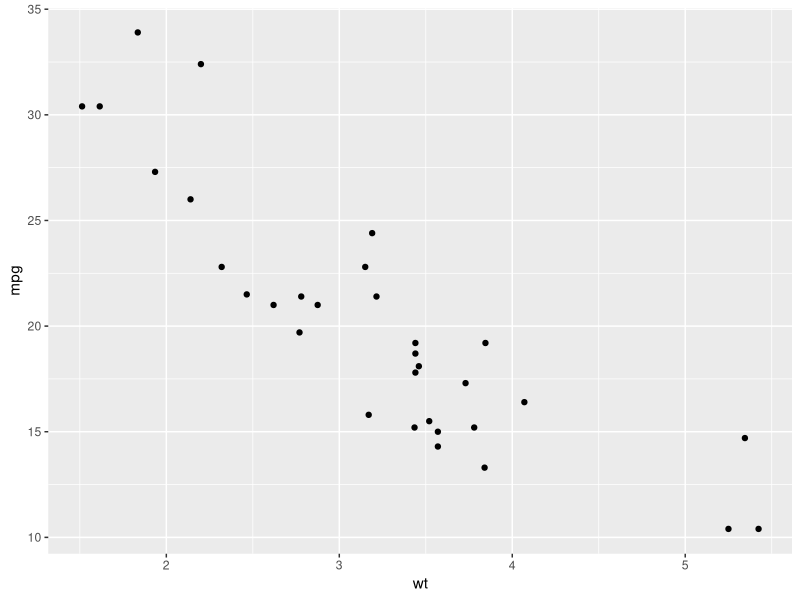
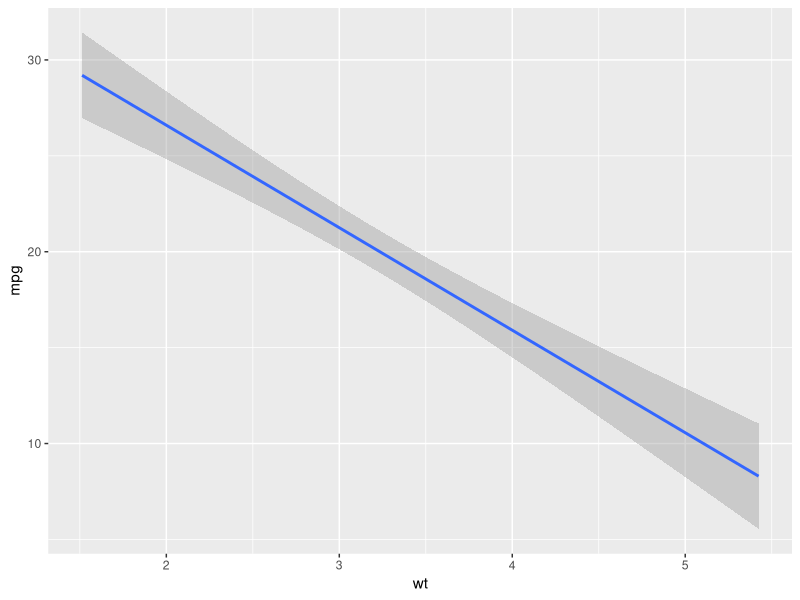
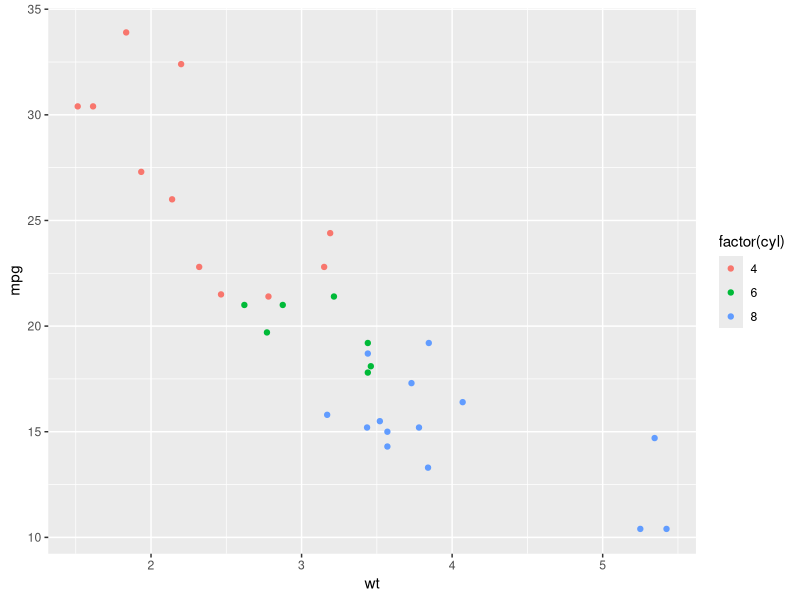
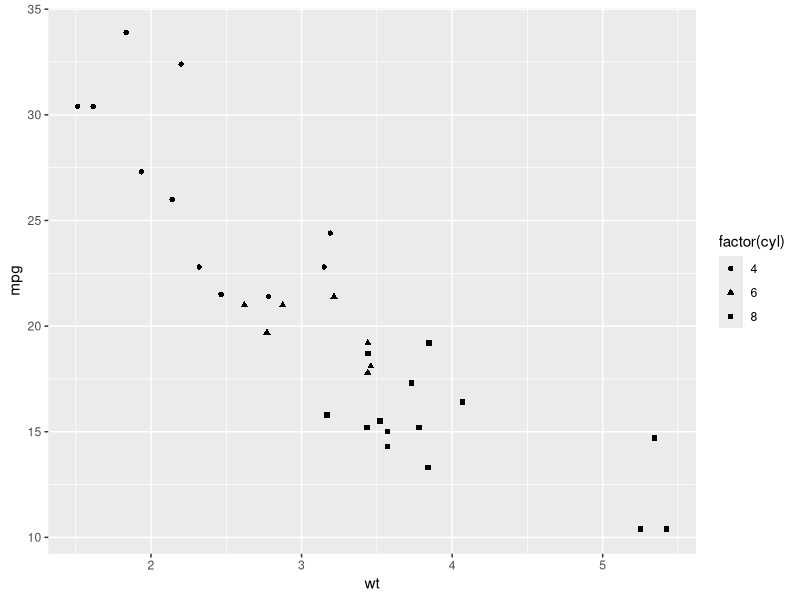
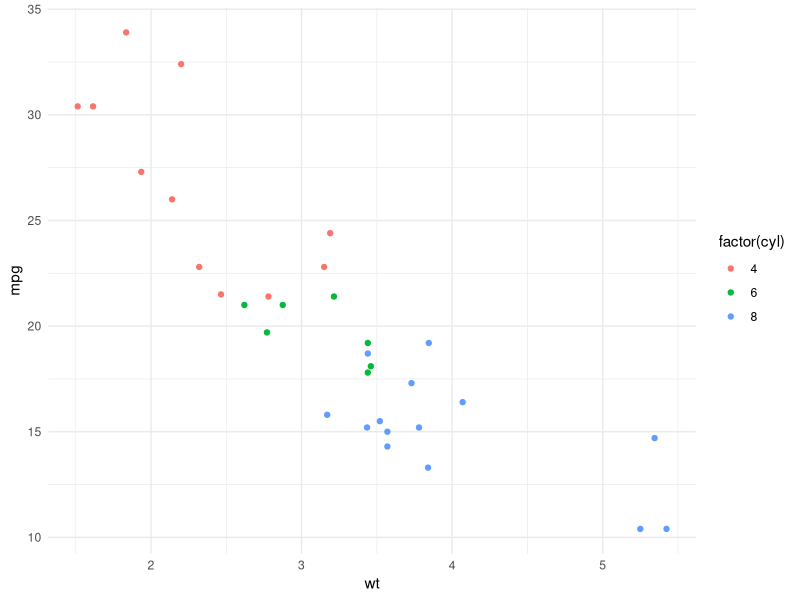
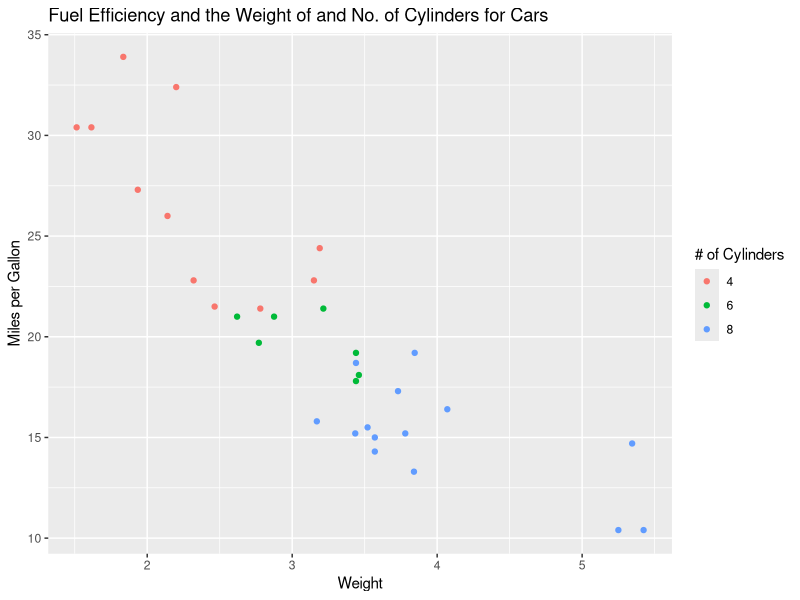

Write R code to recreate these figures, in order.
## ---- chunk 1
library(tidyverse)
## ---- chunk 2
library(ggplot2)
p <- ggplot(mtcars, aes(wt, mpg))
p + geom_point()
## ---- chunk 3
library(ggplot2)
p <- ggplot(mtcars, aes(wt, mpg))
p + geom_smooth(method = "lm")
## ---- chunk 4
library(ggplot2)
p <- ggplot(mtcars, aes(wt, mpg, color = factor(cyl)))
p + geom_point()
## ---- chunk 5
library(ggplot2)
p <- ggplot(mtcars, aes(wt, mpg, shape = factor(cyl)))
p + geom_point()
## ---- chunk 6
library(ggplot2)
p <- ggplot(mtcars, aes(wt, mpg, color = factor(cyl)))
p + geom_point() + theme_minimal()
## ---- chunk 7
library(ggplot2)
p <- ggplot(mtcars, aes(wt, mpg, color = factor(cyl)))
p + geom_point() + xlab("Weight") + ylab("Miles per Gallon") + scale_color_discrete("# of Cylinders") + ggtitle("Fuel Efficiency and the Weight of and No. of Cylinders for Cars")
## ---- chunk 8
library(tidytext)
library(janeaustenr)

d <- tibble(txt = prideprejudice)
d
## ---- chunk 9
library(tidytext)
library(janeaustenr)

d <- tibble(txt = prideprejudice)
d %>%
  unnest_tokens(word, txt)
